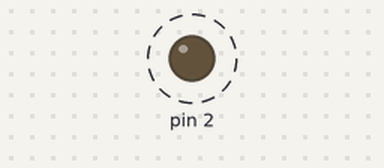
Recording of a sketch running on a simulated Arduino Uno, built with avr-gcc and run on an emulated ATmega328P. On the bench: output pins drawn as LEDs (lit = HIGH). Dashed ring = blinking.

Above: at 0.5 s.
Timing chart, 0 to 4.6 s (numbered marks = the images above):
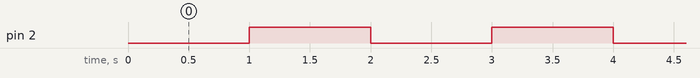

The sketch:

LED_blink.ino
```cpp
/*
	Blink an LED
*/

int menuState = 0;// 0; var1; 1; var2, 2; var3, 4; displayData

void setup()
{
	pinMode(2, OUTPUT);
}

void loop()
{
  //lcd.print(millis()/1000);

	delay(1000);
	digitalWrite(2, HIGH);
	delay(1000);
	digitalWrite(2, LOW);
}
```

Measured:
- by itself, pin 2: alternates HIGH for 1.0 s and LOW for 1.0 s
